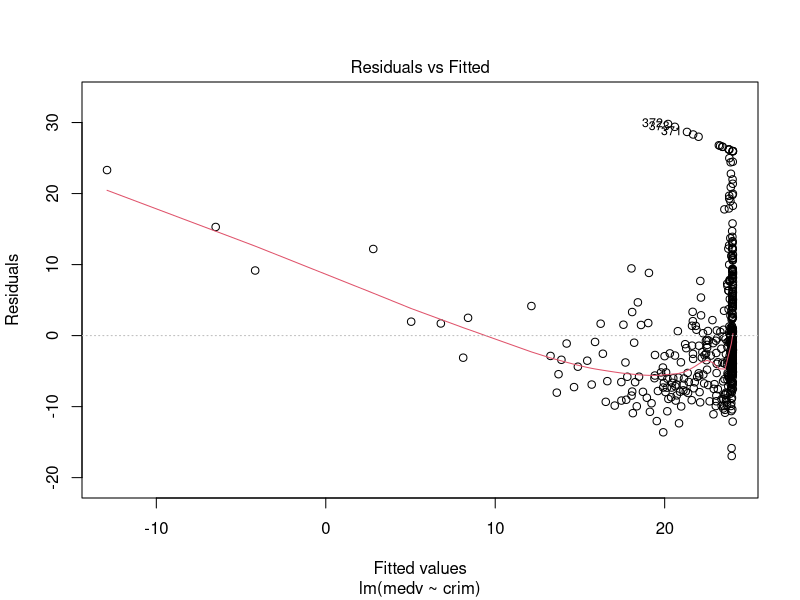
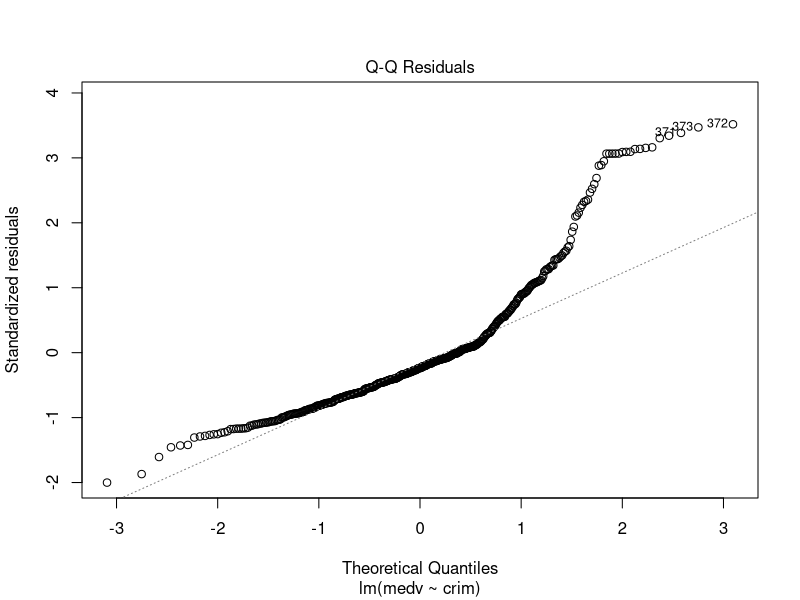

These charts were generated, in order, by the following R code:
## ---- chunk 1
# This line of code tells the document all the display defaults

knitr::opts_chunk$set(echo = TRUE, cache = TRUE, include = TRUE, fig.align="center",warnings = FALSE,fig.width = 5,fig.height=3)
## ---- chunk 2
library(MASS)
## ---- chunk 3
mod_full <- lm(medv ~ crim,Boston)
summary(mod_full)
plot(mod_full,1)
plot(mod_full,2)
## ---- chunk 4
mod_full <- lm(log(medv) ~ crim,Boston)
summary(mod_full)
## ---- chunk 5

## ---- chunk 6

## ---- chunk 7

## ---- chunk 8

## ---- chunk 9

## ---- chunk 10

## ---- chunk 11

## ---- chunk 12

